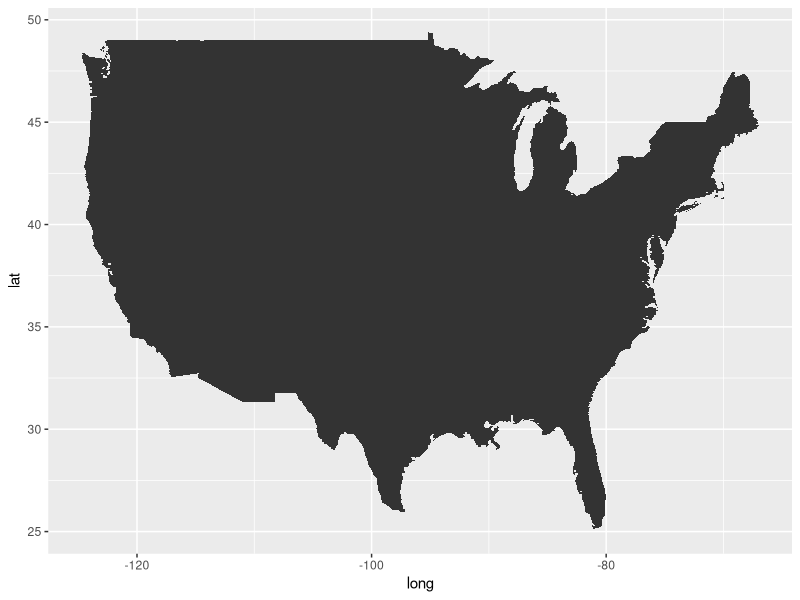
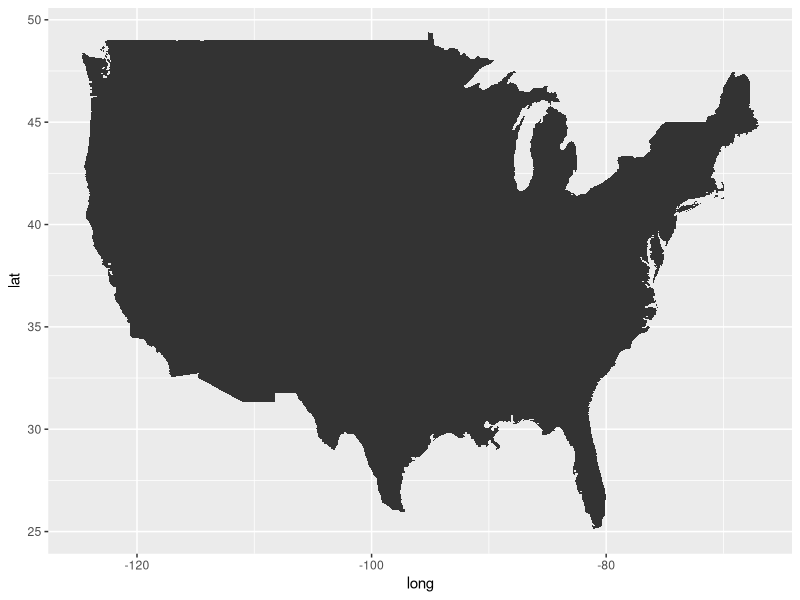
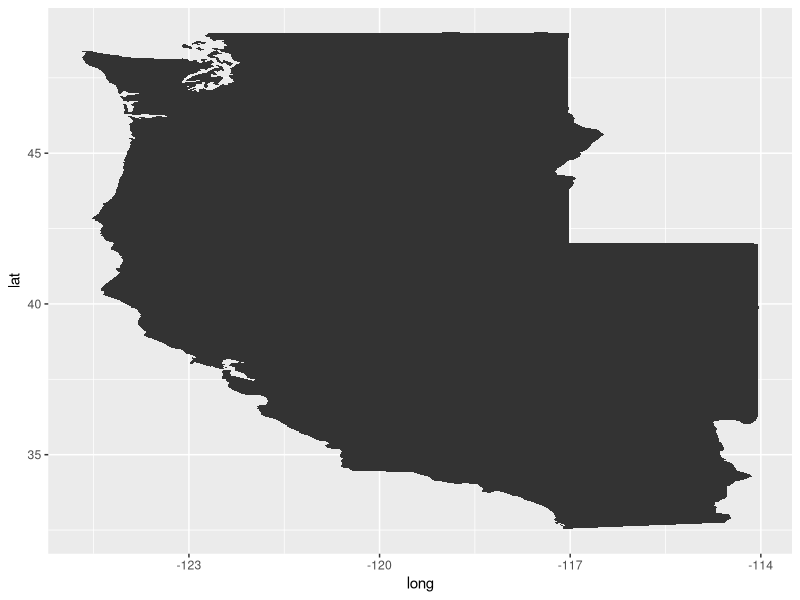
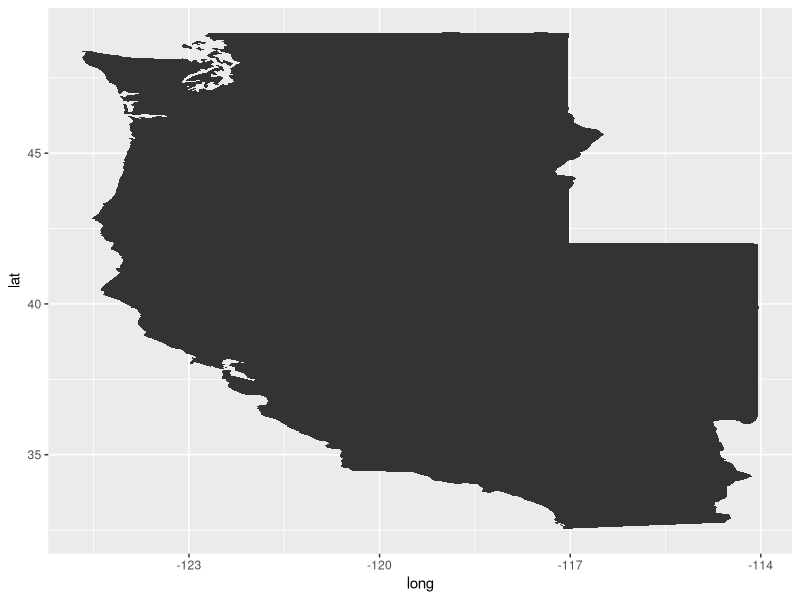
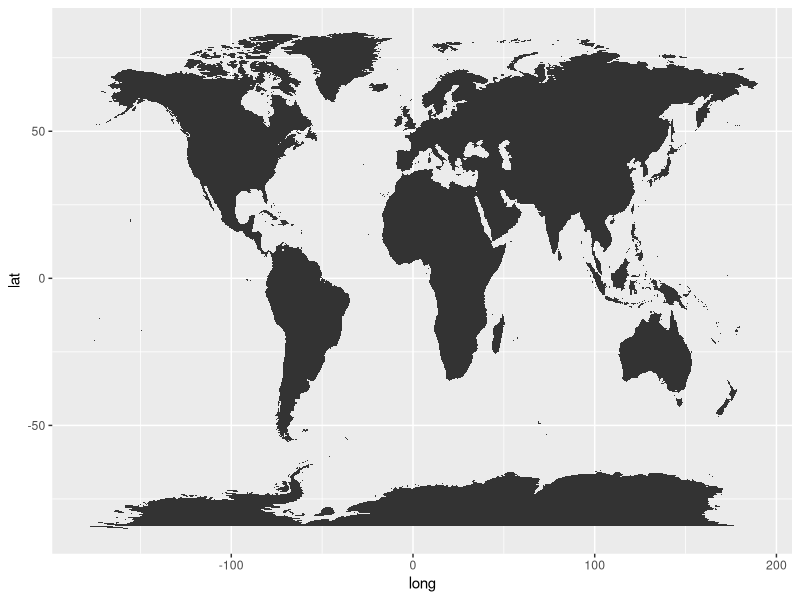

The R script that drew these images, in order:

# Basic maps with tidyverse
library(tidyverse)

# map usa
map_data("usa") %>%
  ggplot(aes(x=long, y=lat, group=group))+
  geom_polygon()

map_data("state") %>%
  ggplot(aes(x=long, y=lat, group=group))+
  geom_polygon()

map_data("state") %>%
  filter( region %in%
            c("california","nevada","oregon","washington"))%>%
  ggplot(aes(x=long, y=lat, group=group))+
  geom_polygon()

map_data("county") %>%
  filter( region %in%
            c("california","nevada","oregon","washington"))%>%
  ggplot(aes(x=long, y=lat, group=group))+
  geom_polygon()

map_data("world") %>%
  ggplot(aes(x=long, y=lat, group=group))+
  geom_polygon()
